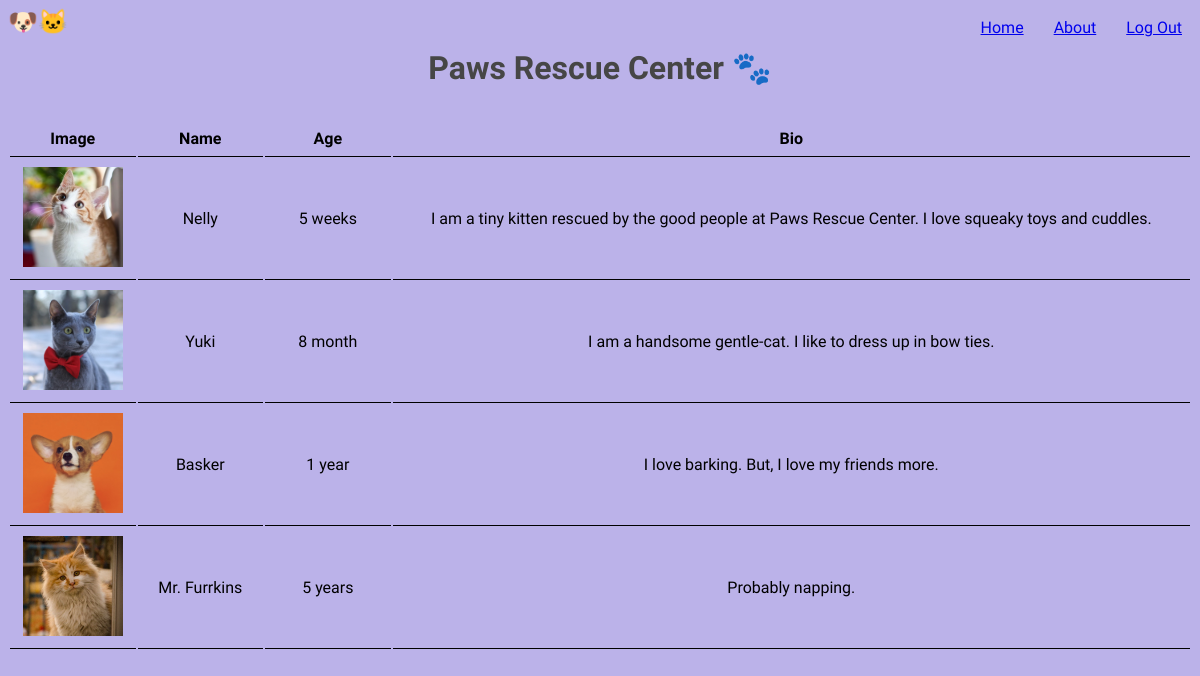
Screenshot of / (signed in) with the database file from the repository.
### app.py (models this page shows)
class Pet(db.Model):
    id = db.Column(db.Integer,primary_key=True,unique=True,nullable=False)
    name = db.Column(db.String,unique=True,nullable=False)
    age = db.Column(db.Integer)
    bio = db.Column(db.String(300))
    posted_by = db.Column(db.String,db.ForeignKey('user.id'))

### app.py (the view)
@app.route('/')
def home():
    all_pets=Pet.query.all()
    return render_template("home.html",pets=all_pets);

### templates/home.html (shortened to what this page needs)
{% extends "base.html" %}
{%block body%}
<h1 id="title" style="text-align: center;">Paws Rescue Center 🐾</h1>
    <table>
        <head>
            <tr style="font-weight: bolder;">
                <td>
                    Image
                </td>
                <td>
                    Name
                </td>
                <td>
                    Age
                </td>
                <td>
                    Bio
                </td>
            </tr>
        </head>
        <body>
            {% for i in pets %}
            <tr>
                <td>
                    <img width="100" src="{{url_for('static',filename=i['id']|string +'.jpg')}}">
                </td>
                <td>
                    {{i.name}}
                </td>
                <td>
                    {{i.age}}
                </td>
                <td>
                    {{i.bio}}
                </td>
            </tr>
            {% endfor %}
        </body>
    </table>
{%endblock%}

### static/style.css (style rules this page uses)
* { font-family: 'Lilita One', cursive; }
#title { padding: 10px; color: #464646; }
body { background: #bbb2e9; }
table { width: 100%; text-align: center; white-space: initial; table-layout:auto; }
th, td { padding: 8px; border-bottom: 1px solid rgb(0, 0, 0); text-decoration: solid; min-width: 100px; }

### rows the page displays
Pet: shows a picture, name "Nelly", age "5 weeks", bio "I am a tiny kitten rescued by the good people at Paws Rescue Center. I love squeaky toys and cuddles."
Pet: shows a picture, name "Yuki", age "8 month", bio "I am a handsome gentle-cat. I like to dress up in bow ties."
Pet: shows a picture, name "Basker", age "1 year", bio "I love barking. But, I love my friends more."
Pet: shows a picture, name "Mr. Furrkins", age "5 years", bio "Probably napping."
